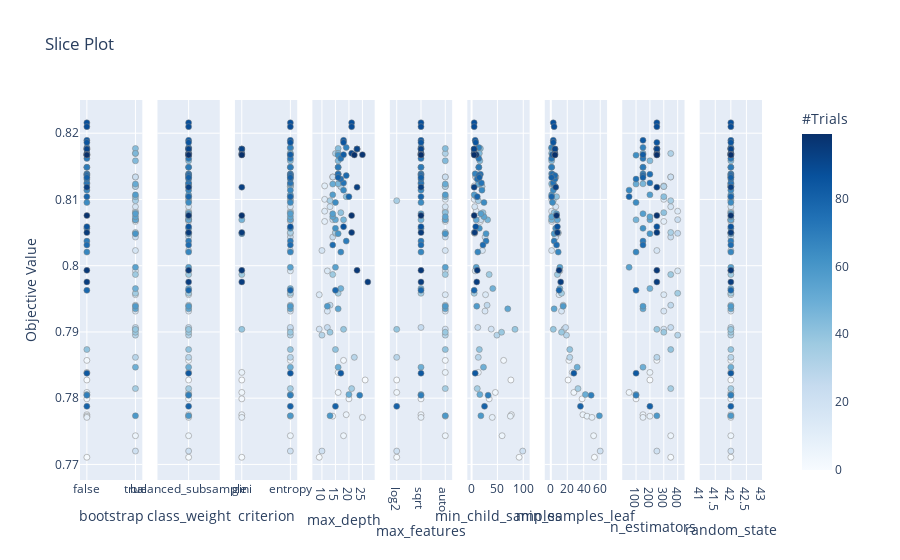

The cell this chart's notebook holds for it:
### Code cell
optuna.visualization.plot_slice(study)

### Figure 1 — Plotly figure (JSON) as saved in the notebook; plotly's stock layout.template omitted (floating-point values rounded to 4 significant figures)
{"data": [{"marker": {"color": [0, 1, 2, 3, 4, 5, 6, 7, 8, 9, 10, 11, 12, 13, 14, 15, 16, 17, 18, 19, 20, 21, 22, 23, 24, 25, 26, 27, 28, 29, 30, 31, 32, 33, 34, 35, 36, 37, 38, 39, 40, 41, 42, 43, 44, 45, 46, 47, 48, 49, 50, 51, 52, 53, 54, 55, 56, 57, 58, 59, 60, 61, 62, 63, 64, 65, 66, 67, 68, 69, 70, 71, 72, 73, 74, 75, 76, 77, 78, 79, 80, 81, 82, 83, 84, 85, 86, 87, 88, 89, 90, 91, 92, 93, 94, 95, 96, 97, 98, 99], "colorbar": {"title": {"text": "#Trials"}, "x": 1, "xpad": 40, "y": 0.5}, "colorscale": [[0, "rgb(247,251,255)"], [0.125, "rgb(222,235,247)"], [0.25, "rgb(198,219,239)"], [0.375, "rgb(158,202,225)"], [0.5, "rgb(107,174,214)"], [0.625, "rgb(66,146,198)"], [0.75, "rgb(33,113,181)"], [0.875, "rgb(8,81,156)"], [1, "rgb(8,48,107)"]], "line": {"color": "Grey", "width": 0.5}, "showscale": true}, "mode": "markers", "showlegend": false, "type": "scatter", "x": [false, false, false, false, false, true, false, false, false, false, true, true, true, true, true, true, true, true, true, true, true, true, true, true, true, true, true, true, true, true, true, true, true, true, true, true, true, true, true, true, false, true, true, true, true, true, false, true, true, true, false, true, true, true, true, true, true, true, true, true, true, false, false, false, false, false, false, false, false, false, false, false, false, false, false, false, false, false, false, false, false, false, false, false, false, false, false, false, false, false, false, false, false, false, false, false, false, false, false, false], "xaxis": "x", "y": [0.7827, 0.7711, 0.7799, 0.7857, 0.7809, 0.7743, 0.7775, 0.7839, 0.7773, 0.7771, 0.8067, 0.812, 0.81, 0.8082, 0.7956, 0.7992, 0.7931, 0.8023, 0.8089, 0.7904, 0.772, 0.8134, 0.8134, 0.807, 0.8043, 0.7907, 0.8049, 0.794, 0.812, 0.7862, 0.7895, 0.812, 0.8169, 0.805, 0.8098, 0.7814, 0.7958, 0.7987, 0.79, 0.7904, 0.7873, 0.808, 0.8104, 0.8177, 0.8158, 0.817, 0.8124, 0.8069, 0.7965, 0.7847, 0.7805, 0.8123, 0.8069, 0.7935, 0.8074, 0.7998, 0.8078, 0.8107, 0.7939, 0.7773, 0.8048, 0.8149, 0.8056, 0.8167, 0.8095, 0.8114, 0.8021, 0.8139, 0.8178, 0.7804, 0.8037, 0.8149, 0.8162, 0.8125, 0.8131, 0.8138, 0.8031, 0.8136, 0.7963, 0.8104, 0.7788, 0.8133, 0.8168, 0.8189, 0.7838, 0.8186, 0.8059, 0.8216, 0.821, 0.8176, 0.8176, 0.817, 0.8176, 0.8119, 0.7975, 0.805, 0.7993, 0.8168, 0.8076, 0.8167], "yaxis": "y"}, {"marker": {"color": [0, 1, 2, 3, 4, 5, 6, 7, 8, 9, 10, 11, 12, 13, 14, 15, 16, 17, 18, 19, 20, 21, 22, 23, 24, 25, 26, 27, 28, 29, 30, 31, 32, 33, 34, 35, 36, 37, 38, 39, 40, 41, 42, 43, 44, 45, 46, 47, 48, 49, 50, 51, 52, 53, 54, 55, 56, 57, 58, 59, 60, 61, 62, 63, 64, 65, 66, 67, 68, 69, 70, 71, 72, 73, 74, 75, 76, 77, 78, 79, 80, 81, 82, 83, 84, 85, 86, 87, 88, 89, 90, 91, 92, 93, 94, 95, 96, 97, 98, 99], "colorbar": {"title": {"text": "#Trials"}, "x": 1, "xpad": 40}, "colorscale": [[0, "rgb(247,251,255)"], [0.125, "rgb(222,235,247)"], [0.25, "rgb(198,219,239)"], [0.375, "rgb(158,202,225)"], [0.5, "rgb(107,174,214)"], [0.625, "rgb(66,146,198)"], [0.75, "rgb(33,113,181)"], [0.875, "rgb(8,81,156)"], [1, "rgb(8,48,107)"]], "line": {"color": "Grey", "width": 0.5}, "showscale": false}, "mode": "markers", "showlegend": false, "type": "scatter", "x": ["balanced_subsample", "balanced_subsample", "balanced_subsample", "balanced_subsample", "balanced_subsample", "balanced_subsample", "balanced_subsample", "balanced_subsample", "balanced_subsample", "balanced_subsample", "balanced_subsample", "balanced_subsample", "balanced_subsample", "balanced_subsample", "balanced_subsample", "balanced_subsample", "balanced_subsample", "balanced_subsample", "balanced_subsample", "balanced_subsample", "balanced_subsample", "balanced_subsample", "balanced_subsample", "balanced_subsample", "balanced_subsample", "balanced_subsample", "balanced_subsample", "balanced_subsample", "balanced_subsample", "balanced_subsample", "balanced_subsample", "balanced_subsample", "balanced_subsample", "balanced_subsample", "balanced_subsample", "balanced_subsample", "balanced_subsample", "balanced_subsample", "balanced_subsample", "balanced_subsample", "balanced_subsample", "balanced_subsample", "balanced_subsample", "balanced_subsample", "balanced_subsample", "balanced_subsample", "balanced_subsample", "balanced_subsample", "balanced_subsample", "balanced_subsample", "balanced_subsample", "balanced_subsample", "balanced_subsample", "balanced_subsample", "balanced_subsample", "balanced_subsample", "balanced_subsample", "balanced_subsample", "balanced_subsample", "balanced_subsample", "balanced_subsample", "balanced_subsample", "balanced_subsample", "balanced_subsample", "balanced_subsample", "balanced_subsample", "balanced_subsample", "balanced_subsample", "balanced_subsample", "balanced_subsample", "balanced_subsample", "balanced_subsample", "balanced_subsample", "balanced_subsample", "balanced_subsample", "balanced_subsample", "balanced_subsample", "balanced_subsample", "balanced_subsample", "balanced_subsample", "balanced_subsample", "balanced_subsample", "balanced_subsample", "balanced_subsample", "balanced_subsample", "balanced_subsample", "balanced_subsample", "balanced_subsample", "balanced_subsample", "balanced_subsample", "balanced_subsample", "balanced_subsample", "balanced_subsample", "balanced_subsample", "balanced_subsample", "balanced_subsample", "balanced_subsample", "balanced_subsample", "balanced_subsample", "balanced_subsample"], "xaxis": "x2", "y": [0.7827, 0.7711, 0.7799, 0.7857, 0.7809, 0.7743, 0.7775, 0.7839, 0.7773, 0.7771, 0.8067, 0.812, 0.81, 0.8082, 0.7956, 0.7992, 0.7931, 0.8023, 0.8089, 0.7904, 0.772, 0.8134, 0.8134, 0.807, 0.8043, 0.7907, 0.8049, 0.794, 0.812, 0.7862, 0.7895, 0.812, 0.8169, 0.805, 0.8098, 0.7814, 0.7958, 0.7987, 0.79, 0.7904, 0.7873, 0.808, 0.8104, 0.8177, 0.8158, 0.817, 0.8124, 0.8069, 0.7965, 0.7847, 0.7805, 0.8123, 0.8069, 0.7935, 0.8074, 0.7998, 0.8078, 0.8107, 0.7939, 0.7773, 0.8048, 0.8149, 0.8056, 0.8167, 0.8095, 0.8114, 0.8021, 0.8139, 0.8178, 0.7804, 0.8037, 0.8149, 0.8162, 0.8125, 0.8131, 0.8138, 0.8031, 0.8136, 0.7963, 0.8104, 0.7788, 0.8133, 0.8168, 0.8189, 0.7838, 0.8186, 0.8059, 0.8216, 0.821, 0.8176, 0.8176, 0.817, 0.8176, 0.8119, 0.7975, 0.805, 0.7993, 0.8168, 0.8076, 0.8167], "yaxis": "y2"}, {"marker": {"color": [0, 1, 2, 3, 4, 5, 6, 7, 8, 9, 10, 11, 12, 13, 14, 15, 16, 17, 18, 19, 20, 21, 22, 23, 24, 25, 26, 27, 28, 29, 30, 31, 32, 33, 34, 35, 36, 37, 38, 39, 40, 41, 42, 43, 44, 45, 46, 47, 48, 49, 50, 51, 52, 53, 54, 55, 56, 57, 58, 59, 60, 61, 62, 63, 64, 65, 66, 67, 68, 69, 70, 71, 72, 73, 74, 75, 76, 77, 78, 79, 80, 81, 82, 83, 84, 85, 86, 87, 88, 89, 90, 91, 92, 93, 94, 95, 96, 97, 98, 99], "colorbar": {"title": {"text": "#Trials"}, "x": 1, "xpad": 40}, "colorscale": [[0, "rgb(247,251,255)"], [0.125, "rgb(222,235,247)"], [0.25, "rgb(198,219,239)"], [0.375, "rgb(158,202,225)"], [0.5, "rgb(107,174,214)"], [0.625, "rgb(66,146,198)"], [0.75, "rgb(33,113,181)"], [0.875, "rgb(8,81,156)"], [1, "rgb(8,48,107)"]], "line": {"color": "Grey", "width": 0.5}, "showscale": false}, "mode": "markers", "showlegend": false, "type": "scatter", "x": ["gini", "gini", "gini", "entropy", "gini", "entropy", "gini", "gini", "entropy", "gini", "entropy", "entropy", "entropy", "entropy", "entropy", "entropy", "entropy", "entropy", "entropy", "entropy", "entropy", "entropy", "entropy", "entropy", "entropy", "entropy", "entropy", "entropy", "entropy", "entropy", "entropy", "entropy", "entropy", "entropy", "entropy", "entropy", "entropy", "gini", "entropy", "gini", "entropy", "entropy", "entropy", "entropy", "entropy", "entropy", "entropy", "gini", "entropy", "entropy", "entropy", "entropy", "entropy", "entropy", "entropy", "entropy", "entropy", "entropy", "entropy", "entropy", "gini", "entropy", "entropy", "entropy", "entropy", "entropy", "entropy", "entropy", "entropy", "entropy", "entropy", "entropy", "entropy", "entropy", "entropy", "entropy", "entropy", "entropy", "entropy", "entropy", "entropy", "entropy", "entropy", "entropy", "entropy", "entropy", "entropy", "entropy", "entropy", "gini", "gini", "gini", "gini", "gini", "gini", "gini", "gini", "gini", "gini", "gini"], "xaxis": "x3", "y": [0.7827, 0.7711, 0.7799, 0.7857, 0.7809, 0.7743, 0.7775, 0.7839, 0.7773, 0.7771, 0.8067, 0.812, 0.81, 0.8082, 0.7956, 0.7992, 0.7931, 0.8023, 0.8089, 0.7904, 0.772, 0.8134, 0.8134, 0.807, 0.8043, 0.7907, 0.8049, 0.794, 0.812, 0.7862, 0.7895, 0.812, 0.8169, 0.805, 0.8098, 0.7814, 0.7958, 0.7987, 0.79, 0.7904, 0.7873, 0.808, 0.8104, 0.8177, 0.8158, 0.817, 0.8124, 0.8069, 0.7965, 0.7847, 0.7805, 0.8123, 0.8069, 0.7935, 0.8074, 0.7998, 0.8078, 0.8107, 0.7939, 0.7773, 0.8048, 0.8149, 0.8056, 0.8167, 0.8095, 0.8114, 0.8021, 0.8139, 0.8178, 0.7804, 0.8037, 0.8149, 0.8162, 0.8125, 0.8131, 0.8138, 0.8031, 0.8136, 0.7963, 0.8104, 0.7788, 0.8133, 0.8168, 0.8189, 0.7838, 0.8186, 0.8059, 0.8216, 0.821, 0.8176, 0.8176, 0.817, 0.8176, 0.8119, 0.7975, 0.805, 0.7993, 0.8168, 0.8076, 0.8167], "yaxis": "y3"}, {"marker": {"color": [0, 1, 2, 3, 4, 5, 6, 7, 8, 9, 10, 11, 12, 13, 14, 15, 16, 17, 18, 19, 20, 21, 22, 23, 24, 25, 26, 27, 28, 29, 30, 31, 32, 33, 34, 35, 36, 37, 38, 39, 40, 41, 42, 43, 44, 45, 46, 47, 48, 49, 50, 51, 52, 53, 54, 55, 56, 57, 58, 59, 60, 61, 62, 63, 64, 65, 66, 67, 68, 69, 70, 71, 72, 73, 74, 75, 76, 77, 78, 79, 80, 81, 82, 83, 84, 85, 86, 87, 88, 89, 90, 91, 92, 93, 94, 95, 96, 97, 98, 99], "colorbar": {"title": {"text": "#Trials"}, "x": 1, "xpad": 40}, "colorscale": [[0, "rgb(247,251,255)"], [0.125, "rgb(222,235,247)"], [0.25, "rgb(198,219,239)"], [0.375, "rgb(158,202,225)"], [0.5, "rgb(107,174,214)"], [0.625, "rgb(66,146,198)"], [0.75, "rgb(33,113,181)"], [0.875, "rgb(8,81,156)"], [1, "rgb(8,48,107)"]], "line": {"color": "Grey", "width": 0.5}, "showscale": false}, "mode": "markers", "showlegend": false, "type": "scatter", "x": [26, 9, 20, 18, 16, 18, 19, 16, 14, 25, 11, 11, 11, 11, 9, 12, 12, 10, 13, 9, 10, 14, 14, 14, 14, 12, 15, 13, 17, 22, 10, 17, 15, 15, 13, 21, 16, 14, 13, 18, 15, 17, 19, 16, 16, 16, 16, 18, 17, 16, 20, 14, 15, 16, 14, 15, 14, 14, 12, 13, 16, 16, 15, 16, 15, 18, 17, 16, 19, 24, 19, 16, 17, 18, 17, 16, 14, 19, 15, 20, 15, 16, 18, 18, 17, 18, 18, 21, 21, 23, 23, 21, 23, 23, 27, 21, 23, 25, 21, 22], "xaxis": "x4", "y": [0.7827, 0.7711, 0.7799, 0.7857, 0.7809, 0.7743, 0.7775, 0.7839, 0.7773, 0.7771, 0.8067, 0.812, 0.81, 0.8082, 0.7956, 0.7992, 0.7931, 0.8023, 0.8089, 0.7904, 0.772, 0.8134, 0.8134, 0.807, 0.8043, 0.7907, 0.8049, 0.794, 0.812, 0.7862, 0.7895, 0.812, 0.8169, 0.805, 0.8098, 0.7814, 0.7958, 0.7987, 0.79, 0.7904, 0.7873, 0.808, 0.8104, 0.8177, 0.8158, 0.817, 0.8124, 0.8069, 0.7965, 0.7847, 0.7805, 0.8123, 0.8069, 0.7935, 0.8074, 0.7998, 0.8078, 0.8107, 0.7939, 0.7773, 0.8048, 0.8149, 0.8056, 0.8167, 0.8095, 0.8114, 0.8021, 0.8139, 0.8178, 0.7804, 0.8037, 0.8149, 0.8162, 0.8125, 0.8131, 0.8138, 0.8031, 0.8136, 0.7963, 0.8104, 0.7788, 0.8133, 0.8168, 0.8189, 0.7838, 0.8186, 0.8059, 0.8216, 0.821, 0.8176, 0.8176, 0.817, 0.8176, 0.8119, 0.7975, 0.805, 0.7993, 0.8168, 0.8076, 0.8167], "yaxis": "y4"}, {"marker": {"color": [0, 1, 2, 3, 4, 5, 6, 7, 8, 9, 10, 11, 12, 13, 14, 15, 16, 17, 18, 19, 20, 21, 22, 23, 24, 25, 26, 27, 28, 29, 30, 31, 32, 33, 34, 35, 36, 37, 38, 39, 40, 41, 42, 43, 44, 45, 46, 47, 48, 49, 50, 51, 52, 53, 54, 55, 56, 57, 58, 59, 60, 61, 62, 63, 64, 65, 66, 67, 68, 69, 70, 71, 72, 73, 74, 75, 76, 77, 78, 79, 80, 81, 82, 83, 84, 85, 86, 87, 88, 89, 90, 91, 92, 93, 94, 95, 96, 97, 98, 99], "colorbar": {"title": {"text": "#Trials"}, "x": 1, "xpad": 40}, "colorscale": [[0, "rgb(247,251,255)"], [0.125, "rgb(222,235,247)"], [0.25, "rgb(198,219,239)"], [0.375, "rgb(158,202,225)"], [0.5, "rgb(107,174,214)"], [0.625, "rgb(66,146,198)"], [0.75, "rgb(33,113,181)"], [0.875, "rgb(8,81,156)"], [1, "rgb(8,48,107)"]], "line": {"color": "Grey", "width": 0.5}, "showscale": false}, "mode": "markers", "showlegend": false, "type": "scatter", "x": ["log2", "log2", "sqrt", "auto", "log2", "auto", "sqrt", "auto", "auto", "sqrt", "auto", "auto", "auto", "auto", "auto", "auto", "auto", "auto", "auto", "auto", "log2", "auto", "auto", "auto", "auto", "sqrt", "auto", "auto", "auto", "log2", "auto", "auto", "auto", "auto", "log2", "auto", "sqrt", "auto", "auto", "log2", "auto", "auto", "auto", "auto", "auto", "sqrt", "sqrt", "sqrt", "sqrt", "sqrt", "sqrt", "auto", "auto", "auto", "auto", "auto", "sqrt", "auto", "auto", "auto", "auto", "sqrt", "sqrt", "sqrt", "sqrt", "sqrt", "sqrt", "sqrt", "sqrt", "sqrt", "sqrt", "sqrt", "sqrt", "sqrt", "sqrt", "sqrt", "sqrt", "sqrt", "sqrt", "sqrt", "log2", "sqrt", "sqrt", "sqrt", "sqrt", "sqrt", "sqrt", "sqrt", "sqrt", "sqrt", "sqrt", "sqrt", "sqrt", "sqrt", "sqrt", "sqrt", "sqrt", "sqrt", "sqrt", "sqrt"], "xaxis": "x5", "y": [0.7827, 0.7711, 0.7799, 0.7857, 0.7809, 0.7743, 0.7775, 0.7839, 0.7773, 0.7771, 0.8067, 0.812, 0.81, 0.8082, 0.7956, 0.7992, 0.7931, 0.8023, 0.8089, 0.7904, 0.772, 0.8134, 0.8134, 0.807, 0.8043, 0.7907, 0.8049, 0.794, 0.812, 0.7862, 0.7895, 0.812, 0.8169, 0.805, 0.8098, 0.7814, 0.7958, 0.7987, 0.79, 0.7904, 0.7873, 0.808, 0.8104, 0.8177, 0.8158, 0.817, 0.8124, 0.8069, 0.7965, 0.7847, 0.7805, 0.8123, 0.8069, 0.7935, 0.8074, 0.7998, 0.8078, 0.8107, 0.7939, 0.7773, 0.8048, 0.8149, 0.8056, 0.8167, 0.8095, 0.8114, 0.8021, 0.8139, 0.8178, 0.7804, 0.8037, 0.8149, 0.8162, 0.8125, 0.8131, 0.8138, 0.8031, 0.8136, 0.7963, 0.8104, 0.7788, 0.8133, 0.8168, 0.8189, 0.7838, 0.8186, 0.8059, 0.8216, 0.821, 0.8176, 0.8176, 0.817, 0.8176, 0.8119, 0.7975, 0.805, 0.7993, 0.8168, 0.8076, 0.8167], "yaxis": "y5"}, {"marker": {"color": [0, 1, 2, 3, 4, 5, 6, 7, 8, 9, 10, 11, 12, 13, 14, 15, 16, 17, 18, 19, 20, 21, 22, 23, 24, 25, 26, 27, 28, 29, 30, 31, 32, 33, 34, 35, 36, 37, 38, 39, 40, 41, 42, 43, 44, 45, 46, 47, 48, 49, 50, 51, 52, 53, 54, 55, 56, 57, 58, 59, 60, 61, 62, 63, 64, 65, 66, 67, 68, 69, 70, 71, 72, 73, 74, 75, 76, 77, 78, 79, 80, 81, 82, 83, 84, 85, 86, 87, 88, 89, 90, 91, 92, 93, 94, 95, 96, 97, 98, 99], "colorbar": {"title": {"text": "#Trials"}, "x": 1, "xpad": 40}, "colorscale": [[0, "rgb(247,251,255)"], [0.125, "rgb(222,235,247)"], [0.25, "rgb(198,219,239)"], [0.375, "rgb(158,202,225)"], [0.5, "rgb(107,174,214)"], [0.625, "rgb(66,146,198)"], [0.75, "rgb(33,113,181)"], [0.875, "rgb(8,81,156)"], [1, "rgb(8,48,107)"]], "line": {"color": "Grey", "width": 0.5}, "showscale": false}, "mode": "markers", "showlegend": false, "type": "scatter", "x": [76, 92, 34, 62, 46, 59, 77, 13, 75, 40, 17, 5, 5, 9, 27, 7, 26, 21, 6, 38, 99, 8, 8, 18, 26, 12, 6, 30, 20, 13, 49, 20, 5, 5, 13, 11, 5, 34, 58, 84, 15, 22, 9, 17, 16, 15, 16, 31, 41, 23, 16, 13, 9, 70, 24, 9, 18, 5, 10, 18, 28, 14, 15, 8, 24, 20, 12, 7, 14, 32, 28, 14, 14, 19, 11, 17, 22, 14, 5, 11, 25, 15, 7, 7, 7, 8, 8, 5, 5, 5, 5, 5, 5, 5, 10, 6, 11, 9, 5, 5], "xaxis": "x6", "y": [0.7827, 0.7711, 0.7799, 0.7857, 0.7809, 0.7743, 0.7775, 0.7839, 0.7773, 0.7771, 0.8067, 0.812, 0.81, 0.8082, 0.7956, 0.7992, 0.7931, 0.8023, 0.8089, 0.7904, 0.772, 0.8134, 0.8134, 0.807, 0.8043, 0.7907, 0.8049, 0.794, 0.812, 0.7862, 0.7895, 0.812, 0.8169, 0.805, 0.8098, 0.7814, 0.7958, 0.7987, 0.79, 0.7904, 0.7873, 0.808, 0.8104, 0.8177, 0.8158, 0.817, 0.8124, 0.8069, 0.7965, 0.7847, 0.7805, 0.8123, 0.8069, 0.7935, 0.8074, 0.7998, 0.8078, 0.8107, 0.7939, 0.7773, 0.8048, 0.8149, 0.8056, 0.8167, 0.8095, 0.8114, 0.8021, 0.8139, 0.8178, 0.7804, 0.8037, 0.8149, 0.8162, 0.8125, 0.8131, 0.8138, 0.8031, 0.8136, 0.7963, 0.8104, 0.7788, 0.8133, 0.8168, 0.8189, 0.7838, 0.8186, 0.8059, 0.8216, 0.821, 0.8176, 0.8176, 0.817, 0.8176, 0.8119, 0.7975, 0.805, 0.7993, 0.8168, 0.8076, 0.8167], "yaxis": "y6"}, {"marker": {"color": [0, 1, 2, 3, 4, 5, 6, 7, 8, 9, 10, 11, 12, 13, 14, 15, 16, 17, 18, 19, 20, 21, 22, 23, 24, 25, 26, 27, 28, 29, 30, 31, 32, 33, 34, 35, 36, 37, 38, 39, 40, 41, 42, 43, 44, 45, 46, 47, 48, 49, 50, 51, 52, 53, 54, 55, 56, 57, 58, 59, 60, 61, 62, 63, 64, 65, 66, 67, 68, 69, 70, 71, 72, 73, 74, 75, 76, 77, 78, 79, 80, 81, 82, 83, 84, 85, 86, 87, 88, 89, 90, 91, 92, 93, 94, 95, 96, 97, 98, 99], "colorbar": {"title": {"text": "#Trials"}, "x": 1, "xpad": 40}, "colorscale": [[0, "rgb(247,251,255)"], [0.125, "rgb(222,235,247)"], [0.25, "rgb(198,219,239)"], [0.375, "rgb(158,202,225)"], [0.5, "rgb(107,174,214)"], [0.625, "rgb(66,146,198)"], [0.75, "rgb(33,113,181)"], [0.875, "rgb(8,81,156)"], [1, "rgb(8,48,107)"]], "line": {"color": "Grey", "width": 0.5}, "showscale": false}, "mode": "markers", "showlegend": false, "type": "scatter", "x": [21, 53, 38, 22, 28, 52, 39, 26, 44, 50, 1, 2, 1, 1, 10, 11, 13, 1, 6, 16, 60, 6, 6, 6, 6, 18, 9, 15, 5, 23, 19, 5, 4, 9, 3, 33, 13, 8, 13, 3, 23, 4, 7, 1, 1, 1, 1, 1, 11, 32, 42, 3, 8, 4, 1, 11, 7, 1, 15, 59, 4, 1, 6, 3, 2, 3, 9, 1, 1, 49, 4, 1, 1, 3, 5, 2, 7, 5, 10, 1, 36, 1, 2, 3, 28, 3, 8, 3, 4, 5, 5, 5, 5, 6, 12, 8, 10, 5, 7, 5], "xaxis": "x7", "y": [0.7827, 0.7711, 0.7799, 0.7857, 0.7809, 0.7743, 0.7775, 0.7839, 0.7773, 0.7771, 0.8067, 0.812, 0.81, 0.8082, 0.7956, 0.7992, 0.7931, 0.8023, 0.8089, 0.7904, 0.772, 0.8134, 0.8134, 0.807, 0.8043, 0.7907, 0.8049, 0.794, 0.812, 0.7862, 0.7895, 0.812, 0.8169, 0.805, 0.8098, 0.7814, 0.7958, 0.7987, 0.79, 0.7904, 0.7873, 0.808, 0.8104, 0.8177, 0.8158, 0.817, 0.8124, 0.8069, 0.7965, 0.7847, 0.7805, 0.8123, 0.8069, 0.7935, 0.8074, 0.7998, 0.8078, 0.8107, 0.7939, 0.7773, 0.8048, 0.8149, 0.8056, 0.8167, 0.8095, 0.8114, 0.8021, 0.8139, 0.8178, 0.7804, 0.8037, 0.8149, 0.8162, 0.8125, 0.8131, 0.8138, 0.8031, 0.8136, 0.7963, 0.8104, 0.7788, 0.8133, 0.8168, 0.8189, 0.7838, 0.8186, 0.8059, 0.8216, 0.821, 0.8176, 0.8176, 0.817, 0.8176, 0.8119, 0.7975, 0.805, 0.7993, 0.8168, 0.8076, 0.8167], "yaxis": "y7"}, {"marker": {"color": [0, 1, 2, 3, 4, 5, 6, 7, 8, 9, 10, 11, 12, 13, 14, 15, 16, 17, 18, 19, 20, 21, 22, 23, 24, 25, 26, 27, 28, 29, 30, 31, 32, 33, 34, 35, 36, 37, 38, 39, 40, 41, 42, 43, 44, 45, 46, 47, 48, 49, 50, 51, 52, 53, 54, 55, 56, 57, 58, 59, 60, 61, 62, 63, 64, 65, 66, 67, 68, 69, 70, 71, 72, 73, 74, 75, 76, 77, 78, 79, 80, 81, 82, 83, 84, 85, 86, 87, 88, 89, 90, 91, 92, 93, 94, 95, 96, 97, 98, 99], "colorbar": {"title": {"text": "#Trials"}, "x": 1, "xpad": 40}, "colorscale": [[0, "rgb(247,251,255)"], [0.125, "rgb(222,235,247)"], [0.25, "rgb(198,219,239)"], [0.375, "rgb(158,202,225)"], [0.5, "rgb(107,174,214)"], [0.625, "rgb(66,146,198)"], [0.75, "rgb(33,113,181)"], [0.875, "rgb(8,81,156)"], [1, "rgb(8,48,107)"]], "line": {"color": "Grey", "width": 0.5}, "showscale": false}, "mode": "markers", "showlegend": false, "type": "scatter", "x": [200, 350, 100, 250, 50, 350, 150, 200, 200, 150, 300, 300, 300, 400, 300, 400, 300, 250, 350, 300, 250, 350, 350, 400, 350, 350, 400, 350, 300, 250, 400, 300, 350, 350, 350, 350, 400, 350, 300, 250, 350, 300, 300, 250, 200, 150, 150, 100, 200, 150, 100, 100, 200, 150, 200, 50, 150, 200, 150, 250, 200, 150, 150, 100, 100, 50, 100, 150, 150, 100, 150, 150, 150, 200, 100, 200, 150, 150, 100, 50, 200, 150, 150, 150, 100, 250, 250, 250, 250, 250, 250, 250, 250, 250, 250, 250, 250, 250, 250, 250], "xaxis": "x8", "y": [0.7827, 0.7711, 0.7799, 0.7857, 0.7809, 0.7743, 0.7775, 0.7839, 0.7773, 0.7771, 0.8067, 0.812, 0.81, 0.8082, 0.7956, 0.7992, 0.7931, 0.8023, 0.8089, 0.7904, 0.772, 0.8134, 0.8134, 0.807, 0.8043, 0.7907, 0.8049, 0.794, 0.812, 0.7862, 0.7895, 0.812, 0.8169, 0.805, 0.8098, 0.7814, 0.7958, 0.7987, 0.79, 0.7904, 0.7873, 0.808, 0.8104, 0.8177, 0.8158, 0.817, 0.8124, 0.8069, 0.7965, 0.7847, 0.7805, 0.8123, 0.8069, 0.7935, 0.8074, 0.7998, 0.8078, 0.8107, 0.7939, 0.7773, 0.8048, 0.8149, 0.8056, 0.8167, 0.8095, 0.8114, 0.8021, 0.8139, 0.8178, 0.7804, 0.8037, 0.8149, 0.8162, 0.8125, 0.8131, 0.8138, 0.8031, 0.8136, 0.7963, 0.8104, 0.7788, 0.8133, 0.8168, 0.8189, 0.7838, 0.8186, 0.8059, 0.8216, 0.821, 0.8176, 0.8176, 0.817, 0.8176, 0.8119, 0.7975, 0.805, 0.7993, 0.8168, 0.8076, 0.8167], "yaxis": "y8"}, {"marker": {"color": [0, 1, 2, 3, 4, 5, 6, 7, 8, 9, 10, 11, 12, 13, 14, 15, 16, 17, 18, 19, 20, 21, 22, 23, 24, 25, 26, 27, 28, 29, 30, 31, 32, 33, 34, 35, 36, 37, 38, 39, 40, 41, 42, 43, 44, 45, 46, 47, 48, 49, 50, 51, 52, 53, 54, 55, 56, 57, 58, 59, 60, 61, 62, 63, 64, 65, 66, 67, 68, 69, 70, 71, 72, 73, 74, 75, 76, 77, 78, 79, 80, 81, 82, 83, 84, 85, 86, 87, 88, 89, 90, 91, 92, 93, 94, 95, 96, 97, 98, 99], "colorbar": {"title": {"text": "#Trials"}, "x": 1, "xpad": 40}, "colorscale": [[0, "rgb(247,251,255)"], [0.125, "rgb(222,235,247)"], [0.25, "rgb(198,219,239)"], [0.375, "rgb(158,202,225)"], [0.5, "rgb(107,174,214)"], [0.625, "rgb(66,146,198)"], [0.75, "rgb(33,113,181)"], [0.875, "rgb(8,81,156)"], [1, "rgb(8,48,107)"]], "line": {"color": "Grey", "width": 0.5}, "showscale": false}, "mode": "markers", "showlegend": false, "type": "scatter", "x": [42, 42, 42, 42, 42, 42, 42, 42, 42, 42, 42, 42, 42, 42, 42, 42, 42, 42, 42, 42, 42, 42, 42, 42, 42, 42, 42, 42, 42, 42, 42, 42, 42, 42, 42, 42, 42, 42, 42, 42, 42, 42, 42, 42, 42, 42, 42, 42, 42, 42, 42, 42, 42, 42, 42, 42, 42, 42, 42, 42, 42, 42, 42, 42, 42, 42, 42, 42, 42, 42, 42, 42, 42, 42, 42, 42, 42, 42, 42, 42, 42, 42, 42, 42, 42, 42, 42, 42, 42, 42, 42, 42, 42, 42, 42, 42, 42, 42, 42, 42], "xaxis": "x9", "y": [0.7827, 0.7711, 0.7799, 0.7857, 0.7809, 0.7743, 0.7775, 0.7839, 0.7773, 0.7771, 0.8067, 0.812, 0.81, 0.8082, 0.7956, 0.7992, 0.7931, 0.8023, 0.8089, 0.7904, 0.772, 0.8134, 0.8134, 0.807, 0.8043, 0.7907, 0.8049, 0.794, 0.812, 0.7862, 0.7895, 0.812, 0.8169, 0.805, 0.8098, 0.7814, 0.7958, 0.7987, 0.79, 0.7904, 0.7873, 0.808, 0.8104, 0.8177, 0.8158, 0.817, 0.8124, 0.8069, 0.7965, 0.7847, 0.7805, 0.8123, 0.8069, 0.7935, 0.8074, 0.7998, 0.8078, 0.8107, 0.7939, 0.7773, 0.8048, 0.8149, 0.8056, 0.8167, 0.8095, 0.8114, 0.8021, 0.8139, 0.8178, 0.7804, 0.8037, 0.8149, 0.8162, 0.8125, 0.8131, 0.8138, 0.8031, 0.8136, 0.7963, 0.8104, 0.7788, 0.8133, 0.8168, 0.8189, 0.7838, 0.8186, 0.8059, 0.8216, 0.821, 0.8176, 0.8176, 0.817, 0.8176, 0.8119, 0.7975, 0.805, 0.7993, 0.8168, 0.8076, 0.8167], "yaxis": "y9"}], "layout": {"autosize": true, "title": {"text": "Slice Plot"}, "xaxis": {"anchor": "y", "autorange": true, "domain": [0, 0.09136], "range": [-0.1145, 1.114], "title": {"text": "bootstrap"}, "type": "category"}, "xaxis2": {"anchor": "y2", "autorange": true, "domain": [0.1136, 0.2049], "range": [-1, 1], "title": {"text": "class_weight"}, "type": "category"}, "xaxis3": {"anchor": "y3", "autorange": true, "domain": [0.2272, 0.3185], "range": [-0.1145, 1.114], "title": {"text": "criterion"}, "type": "category"}, "xaxis4": {"anchor": "y4", "autorange": true, "domain": [0.3407, 0.4321], "range": [6.939, 29.06], "title": {"text": "max_depth"}, "type": "linear"}, "xaxis5": {"anchor": "y5", "autorange": true, "domain": [0.4543, 0.5457], "range": [-0.229, 2.229], "title": {"text": "max_features"}, "type": "category"}, "xaxis6": {"anchor": "y6", "autorange": true, "domain": [0.5679, 0.6593], "range": [-5.763, 109.8], "title": {"text": "min_child_samples"}, "type": "linear"}, "xaxis7": {"anchor": "y7", "autorange": true, "domain": [0.6815, 0.7728], "range": [-5.755, 66.76], "title": {"text": "min_samples_leaf"}, "type": "linear"}, "xaxis8": {"anchor": "y8", "autorange": true, "domain": [0.7951, 0.8864], "range": [9.927, 440.1], "title": {"text": "n_estimators"}, "type": "linear"}, "xaxis9": {"anchor": "y9", "autorange": true, "domain": [0.9086, 1], "range": [41, 43], "title": {"text": "random_state"}, "type": "linear"}, "yaxis": {"anchor": "x", "autorange": true, "domain": [0, 1], "range": [0.7674, 0.8253], "title": {"text": "Objective Value"}, "type": "linear"}, "yaxis2": {"anchor": "x2", "autorange": true, "domain": [0, 1], "matches": "y", "range": [0.7674, 0.8253], "showticklabels": false, "type": "linear"}, "yaxis3": {"anchor": "x3", "autorange": true, "domain": [0, 1], "matches": "y", "range": [0.7674, 0.8253], "showticklabels": false, "type": "linear"}, "yaxis4": {"anchor": "x4", "autorange": true, "domain": [0, 1], "matches": "y", "range": [0.7674, 0.8253], "showticklabels": false, "type": "linear"}, "yaxis5": {"anchor": "x5", "autorange": true, "domain": [0, 1], "matches": "y", "range": [0.7674, 0.8253], "showticklabels": false, "type": "linear"}, "yaxis6": {"anchor": "x6", "autorange": true, "domain": [0, 1], "matches": "y", "range": [0.7674, 0.8253], "showticklabels": false, "type": "linear"}, "yaxis7": {"anchor": "x7", "autorange": true, "domain": [0, 1], "matches": "y", "range": [0.7674, 0.8253], "showticklabels": false, "type": "linear"}, "yaxis8": {"anchor": "x8", "autorange": true, "domain": [0, 1], "matches": "y", "range": [0.7674, 0.8253], "showticklabels": false, "type": "linear"}, "yaxis9": {"anchor": "x9", "autorange": true, "domain": [0, 1], "matches": "y", "range": [0.7674, 0.8253], "showticklabels": false, "type": "linear"}}}
